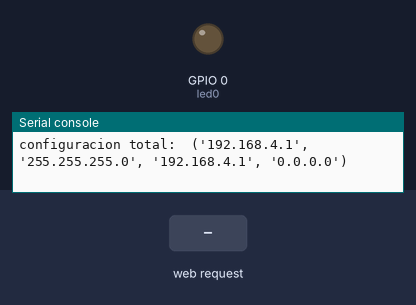
Bench run of a program on a simulated ESP8266 board running MicroPython. On the bench: output pins drawn as LEDs (lit = HIGH), the last lines printed to the serial console. The inputs (shaded band) are chosen by the test bench. The board's own WiFi access point starts at once.

Above: at 1.2 s.
1.3 s: HTTP request GET /?LED=ON received
At 1.7 s:
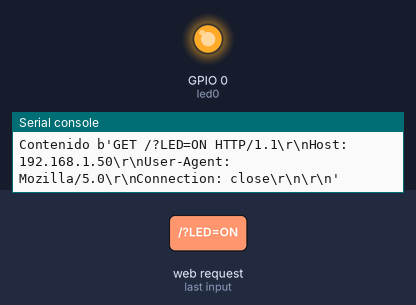
2.8 s: HTTP request GET /?LEDb=OFF received
At 4.0 s:
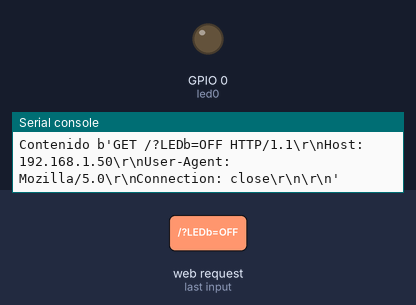
Timing chart, 0 to 5.8 s (numbered marks = the images above; inputs shaded):
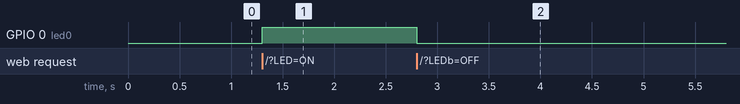

The program:

socket_led.py
```python
#El siguiente script describe una red wifi propia (local) en la cual usando sockets y Gpio, se enciende
#desde una Ip conocida, un led.

import machine
import socket
import time
import network
##creacion de la red wifi local
mired=network.WLAN(network.AP_IF)
mired.config(essid="prueba_de_red_local", authmode=network.AUTH_WPA_WPA2_PSK, password="123456789")
mired.active(True)
print('configuracion total: ',mired.ifconfig())

#html para encender el led.
html='''<!DOCTYPE html>
<html>
<head><title> PRUEBA DE DESARROLLO INICIAL </title></head>
<center><h2>  Webserver para encender un led  on</h2></center>
<form>
<button name ="LED" value='ON' type='submit'> LED ON </button>
<button name="LEDb" value='OFF' type='submit'> LED OFF</button>
<br><br>
'''
#Declaracion del pin que enciende el led.
led0=machine.Pin(0,machine.Pin.OUT)
led0.value(0) #se deja el led apagado

#Declaracion del socket
s=socket.socket(socket.AF_INET, socket.SOCK_STREAM)
s.bind(('',80))
s.listen(5)

while True:

	conn,addr=s.accept()
	print("se logro comunicar desde %s" % str(addr))
	request=conn.recv(1024)
	print("Contenido %s" % str(request))
	request=str(request)
	Ledon=request.find('/?LED=ON')
	Ledoff=request.find('/?LEDb=OFF')
	if(Ledon==6):
		led0.value(1)
	if(Ledoff==6):
		led0.value(0)
	response=html
	conn.send(response)
	conn.close()
```

Measured:
- after the input at 1.3 s, GPIO 0 (led0): LOW → HIGH at once
- after the input at 2.8 s, GPIO 0 (led0): HIGH → LOW at once
